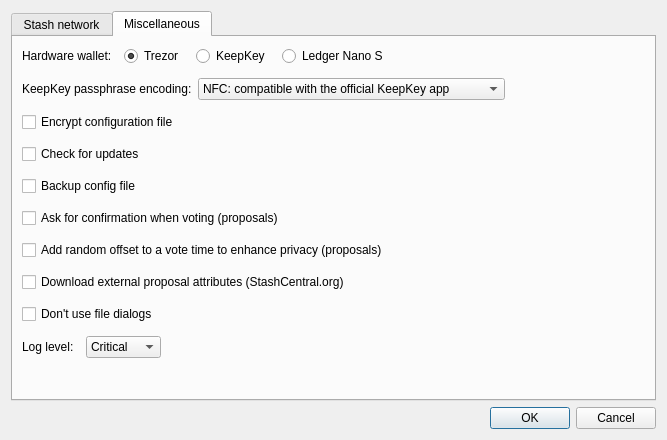
<?xml version="1.0" encoding="UTF-8"?>
<ui version="4.0">
 <class>ConfigDlg</class>
 <widget class="QDialog" name="ConfigDlg">
  <property name="windowModality">
   <enum>Qt::NonModal</enum>
  </property>
  <property name="geometry">
   <rect>
    <x>0</x>
    <y>0</y>
    <width>667</width>
    <height>440</height>
   </rect>
  </property>
  <property name="windowTitle">
   <string>Dialog</string>
  </property>
  <property name="modal">
   <bool>false</bool>
  </property>
  <layout class="QVBoxLayout" name="verticalLayout">
   <property name="spacing">
    <number>6</number>
   </property>
   <property name="sizeConstraint">
    <enum>QLayout::SetDefaultConstraint</enum>
   </property>
   <item>
    <widget class="QTabWidget" name="tabWidget">
     <property name="tabShape">
      <enum>QTabWidget::Rounded</enum>
     </property>
     <property name="currentIndex">
      <number>1</number>
     </property>
     <widget class="QWidget" name="tabStashd">
      <attribute name="title">
       <string>Stash network</string>
      </attribute>
      <layout class="QVBoxLayout" name="verticalLayout_3">
       <property name="spacing">
        <number>3</number>
       </property>
       <property name="leftMargin">
        <number>3</number>
       </property>
       <property name="topMargin">
        <number>3</number>
       </property>
       <property name="rightMargin">
        <number>3</number>
       </property>
       <property name="bottomMargin">
        <number>3</number>
       </property>
       <item>
        <layout class="QHBoxLayout" name="horizontalLayout_3">
         <item>
          <widget class="QLabel" name="label_2">
           <property name="text">
            <string>Stash network:</string>
           </property>
          </widget>
         </item>
         <item>
          <widget class="QComboBox" name="cboStashNetwork">
           <item>
            <property name="text">
             <string>MAINNET</string>
            </property>
           </item>
           <item>
            <property name="text">
             <string>TESTNET</string>
            </property>
           </item>
          </widget>
         </item>
         <item>
          <spacer name="horizontalSpacer_5">
           <property name="orientation">
            <enum>Qt::Horizontal</enum>
           </property>
           <property name="sizeHint" stdset="0">
            <size>
             <width>40</width>
             <height>20</height>
            </size>
           </property>
          </spacer>
         </item>
        </layout>
       </item>
       <item>
        <widget class="QFrame" name="frame_2">
         <property name="frameShape">
          <enum>QFrame::StyledPanel</enum>
         </property>
         <property name="frameShadow">
          <enum>QFrame::Raised</enum>
         </property>
         <layout class="QVBoxLayout" name="verticalLayout_6">
          <item>
           <widget class="QSplitter" name="splitter">
            <property name="orientation">
             <enum>Qt::Horizontal</enum>
            </property>
            <property name="opaqueResize">
             <bool>true</bool>
            </property>
            <property name="childrenCollapsible">
             <bool>true</bool>
            </property>
            <widget class="QWidget" name="layoutWidget">
             <layout class="QVBoxLayout" name="layoutConnList" stretch="0,0,0">
              <property name="spacing">
               <number>2</number>
              </property>
              <item>
               <widget class="QFrame" name="frame">
                <property name="frameShape">
                 <enum>QFrame::NoFrame</enum>
                </property>
                <property name="frameShadow">
                 <enum>QFrame::Raised</enum>
                </property>
                <layout class="QHBoxLayout" name="horizontalLayout">
                 <property name="spacing">
                  <number>1</number>
                 </property>
                 <property name="leftMargin">
                  <number>0</number>
                 </property>
                 <property name="topMargin">
                  <number>0</number>
                 </property>
                 <property name="rightMargin">
                  <number>0</number>
                 </property>
                 <property name="bottomMargin">
                  <number>2</number>
                 </property>
                 <item>
                  <widget class="QToolButton" name="btnNewConn">
                   <property name="minimumSize">
                    <size>
                     <width>26</width>
                     <height>26</height>
                    </size>
                   </property>
                   <property name="toolTip">
                    <string>Add New Connection</string>
                   </property>
                   <property name="text">
                    <string/>
                   </property>
                  </widget>
                 </item>
                 <item>
                  <widget class="QToolButton" name="btnDeleteConn">
                   <property name="minimumSize">
                    <size>
                     <width>26</width>
                     <height>26</height>
                    </size>
                   </property>
                   <property name="toolTip">
                    <string>Delete Current Connection</string>
                   </property>
                   <property name="text">
                    <string/>
                   </property>
                  </widget>
                 </item>
                 <item>
                  <widget class="QToolButton" name="btnMoveUpConn">
                   <property name="minimumSize">
                    <size>
                     <width>26</width>
                     <height>26</height>
                    </size>
                   </property>
                   <property name="toolTip">
                    <string>Move Up Current Connection</string>
                   </property>
                   <property name="text">
                    <string/>
                   </property>
                  </widget>
                 </item>
                 <item>
                  <widget class="QToolButton" name="btnMoveDownConn">
                   <property name="minimumSize">
                    <size>
                     <width>26</width>
                     <height>26</height>
                    </size>
                   </property>
                   <property name="toolTip">
                    <string>Move Down Current Connection</string>
                   </property>
                   <property name="text">
                    <string/>
                   </property>
                  </widget>
                 </item>
                 <item>
                  <widget class="QToolButton" name="btnRestoreDefault">
                   <property name="minimumSize">
                    <size>
                     <width>26</width>
                     <height>26</height>
                    </size>
                   </property>
                   <property name="toolTip">
                    <string>Restore Default Connections</string>
                   </property>
                   <property name="text">
                    <string/>
                   </property>
                  </widget>
                 </item>
                 <item>
                  <spacer name="horizontalSpacer">
                   <property name="orientation">
                    <enum>Qt::Horizontal</enum>
                   </property>
                   <property name="sizeHint" stdset="0">
                    <size>
                     <width>40</width>
                     <height>20</height>
                    </size>
                   </property>
                  </spacer>
                 </item>
                </layout>
               </widget>
              </item>
              <item>
               <widget class="QLabel" name="label">
                <property name="text">
                 <string>Connections:</string>
                </property>
               </widget>
              </item>
              <item>
               <widget class="QListWidget" name="lstConns">
                <property name="sizePolicy">
                 <sizepolicy hsizetype="Preferred" vsizetype="Expanding">
                  <horstretch>0</horstretch>
                  <verstretch>0</verstretch>
                 </sizepolicy>
                </property>
                <property name="baseSize">
                 <size>
                  <width>150</width>
                  <height>0</height>
                 </size>
                </property>
                <property name="frameShape">
                 <enum>QFrame::StyledPanel</enum>
                </property>
                <property name="selectionMode">
                 <enum>QAbstractItemView::ExtendedSelection</enum>
                </property>
               </widget>
              </item>
             </layout>
            </widget>
            <widget class="QFrame" name="detailsFrame">
             <property name="sizePolicy">
              <sizepolicy hsizetype="Expanding" vsizetype="Preferred">
               <horstretch>0</horstretch>
               <verstretch>0</verstretch>
              </sizepolicy>
             </property>
             <property name="frameShape">
              <enum>QFrame::StyledPanel</enum>
             </property>
             <property name="midLineWidth">
              <number>0</number>
             </property>
             <layout class="QVBoxLayout" name="verticalLayout_4">
              <property name="topMargin">
               <number>12</number>
              </property>
             </layout>
            </widget>
           </widget>
          </item>
          <item>
           <layout class="QVBoxLayout" name="verticalLayout_5">
            <property name="sizeConstraint">
             <enum>QLayout::SetDefaultConstraint</enum>
            </property>
            <item>
             <widget class="QCheckBox" name="chbRandomConn">
              <property name="toolTip">
               <string>Pick random connection to distribute clients' load over multiple nodes.</string>
              </property>
              <property name="text">
               <string>Pick random connection</string>
              </property>
             </widget>
            </item>
           </layout>
          </item>
         </layout>
        </widget>
       </item>
      </layout>
     </widget>
     <widget class="QWidget" name="tabMisc">
      <attribute name="title">
       <string>Miscellaneous</string>
      </attribute>
      <layout class="QVBoxLayout" name="verticalLayout_2">
       <property name="spacing">
        <number>12</number>
       </property>
       <item>
        <layout class="QHBoxLayout" name="layHardwareWallet">
         <item>
          <widget class="QLabel" name="label_3">
           <property name="text">
            <string>Hardware wallet:</string>
           </property>
           <property name="alignment">
            <set>Qt::AlignLeading|Qt::AlignLeft|Qt::AlignVCenter</set>
           </property>
           <property name="margin">
            <number>0</number>
           </property>
          </widget>
         </item>
         <item>
          <widget class="QRadioButton" name="chbHwTrezor">
           <property name="minimumSize">
            <size>
             <width>60</width>
             <height>0</height>
            </size>
           </property>
           <property name="maximumSize">
            <size>
             <width>16777215</width>
             <height>16777215</height>
            </size>
           </property>
           <property name="text">
            <string>Trezor</string>
           </property>
           <property name="checked">
            <bool>true</bool>
           </property>
          </widget>
         </item>
         <item>
          <widget class="QRadioButton" name="chbHwKeepKey">
           <property name="minimumSize">
            <size>
             <width>70</width>
             <height>0</height>
            </size>
           </property>
           <property name="maximumSize">
            <size>
             <width>16777215</width>
             <height>16777215</height>
            </size>
           </property>
           <property name="text">
            <string>KeepKey</string>
           </property>
          </widget>
         </item>
         <item>
          <widget class="QRadioButton" name="chbHwLedgerNanoS">
           <property name="text">
            <string>Ledger Nano S</string>
           </property>
          </widget>
         </item>
         <item>
          <spacer name="horizontalSpacer_2">
           <property name="orientation">
            <enum>Qt::Horizontal</enum>
           </property>
           <property name="sizeHint" stdset="0">
            <size>
             <width>40</width>
             <height>20</height>
            </size>
           </property>
          </spacer>
         </item>
        </layout>
       </item>
       <item>
        <widget class="QWidget" name="wdgKeepkeyPassEncoding" native="true">
         <layout class="QHBoxLayout" name="horizontalLayout_2">
          <property name="leftMargin">
           <number>0</number>
          </property>
          <property name="topMargin">
           <number>0</number>
          </property>
          <property name="rightMargin">
           <number>0</number>
          </property>
          <property name="bottomMargin">
           <number>0</number>
          </property>
          <item>
           <widget class="QLabel" name="lblKeepkeyPassEncoding">
            <property name="text">
             <string>KeepKey passphrase encoding:</string>
            </property>
            <property name="openExternalLinks">
             <bool>true</bool>
            </property>
           </widget>
          </item>
          <item>
           <widget class="QComboBox" name="cboKeepkeyPassEncoding">
            <property name="sizePolicy">
             <sizepolicy hsizetype="Preferred" vsizetype="Fixed">
              <horstretch>0</horstretch>
              <verstretch>0</verstretch>
             </sizepolicy>
            </property>
            <item>
             <property name="text">
              <string>NFC: compatible with the official KeepKey app</string>
             </property>
            </item>
            <item>
             <property name="text">
              <string>NFKD: compatible with BIP-39 standard and Trezor</string>
             </property>
            </item>
           </widget>
          </item>
          <item>
           <spacer name="horizontalSpacer_4">
            <property name="orientation">
             <enum>Qt::Horizontal</enum>
            </property>
            <property name="sizeHint" stdset="0">
             <size>
              <width>40</width>
              <height>20</height>
             </size>
            </property>
           </spacer>
          </item>
         </layout>
        </widget>
       </item>
       <item>
        <widget class="QCheckBox" name="chbEncryptConfigFile">
         <property name="toolTip">
          <string>&lt;html&gt;&lt;head/&gt;&lt;body&gt;&lt;p&gt;Encrypts configuration file with hardware wallet. &lt;/p&gt;&lt;p&gt;You will need your hardware wallet connected to open the file.&lt;/p&gt;&lt;/body&gt;&lt;/html&gt;</string>
         </property>
         <property name="text">
          <string>Encrypt configuration file</string>
         </property>
        </widget>
       </item>
       <item>
        <widget class="QCheckBox" name="chbCheckForUpdates">
         <property name="text">
          <string>Check for updates</string>
         </property>
        </widget>
       </item>
       <item>
        <widget class="QCheckBox" name="chbBackupConfigFile">
         <property name="toolTip">
          <string>If checked, old config file will be saved when changing configuration</string>
         </property>
         <property name="text">
          <string>Backup config file</string>
         </property>
        </widget>
       </item>
       <item>
        <widget class="QCheckBox" name="chbConfirmWhenVoting">
         <property name="text">
          <string>Ask for confirmation when voting (proposals)</string>
         </property>
        </widget>
       </item>
       <item>
        <widget class="QCheckBox" name="chbAddRandomOffsetToVotingTime">
         <property name="text">
          <string>Add random offset to a vote time to enhance privacy (proposals)</string>
         </property>
        </widget>
       </item>
       <item>
        <widget class="QCheckBox" name="chbDownloadProposalExternalData">
         <property name="text">
          <string>Download external proposal attributes (StashCentral.org)</string>
         </property>
        </widget>
       </item>
       <item>
        <widget class="QCheckBox" name="chbDontUseFileDialogs">
         <property name="toolTip">
          <string/>
         </property>
         <property name="text">
          <string>Don't use file dialogs</string>
         </property>
        </widget>
       </item>
       <item>
        <layout class="QHBoxLayout" name="hlLogLevel">
         <item>
          <widget class="QLabel" name="lblLogLevel">
           <property name="text">
            <string>Log level:</string>
           </property>
          </widget>
         </item>
         <item>
          <widget class="QComboBox" name="cboLogLevel">
           <item>
            <property name="text">
             <string>Critical</string>
            </property>
           </item>
           <item>
            <property name="text">
             <string>Error</string>
            </property>
           </item>
           <item>
            <property name="text">
             <string>Warning</string>
            </property>
           </item>
           <item>
            <property name="text">
             <string>Info</string>
            </property>
           </item>
           <item>
            <property name="text">
             <string>Debug</string>
            </property>
           </item>
          </widget>
         </item>
         <item>
          <spacer name="horizontalSpacer_3">
           <property name="orientation">
            <enum>Qt::Horizontal</enum>
           </property>
           <property name="sizeHint" stdset="0">
            <size>
             <width>40</width>
             <height>20</height>
            </size>
           </property>
          </spacer>
         </item>
        </layout>
       </item>
       <item>
        <spacer name="verticalSpacer">
         <property name="orientation">
          <enum>Qt::Vertical</enum>
         </property>
         <property name="sizeHint" stdset="0">
          <size>
           <width>20</width>
           <height>40</height>
          </size>
         </property>
        </spacer>
       </item>
      </layout>
     </widget>
    </widget>
   </item>
   <item>
    <widget class="QDialogButtonBox" name="buttonBox">
     <property name="orientation">
      <enum>Qt::Horizontal</enum>
     </property>
     <property name="standardButtons">
      <set>QDialogButtonBox::Cancel|QDialogButtonBox::Ok</set>
     </property>
    </widget>
   </item>
  </layout>
 </widget>
 <resources/>
 <connections>
  <connection>
   <sender>buttonBox</sender>
   <signal>accepted()</signal>
   <receiver>ConfigDlg</receiver>
   <slot>accept()</slot>
   <hints>
    <hint type="sourcelabel">
     <x>248</x>
     <y>254</y>
    </hint>
    <hint type="destinationlabel">
     <x>157</x>
     <y>274</y>
    </hint>
   </hints>
  </connection>
  <connection>
   <sender>buttonBox</sender>
   <signal>rejected()</signal>
   <receiver>ConfigDlg</receiver>
   <slot>reject()</slot>
   <hints>
    <hint type="sourcelabel">
     <x>316</x>
     <y>260</y>
    </hint>
    <hint type="destinationlabel">
     <x>286</x>
     <y>274</y>
    </hint>
   </hints>
  </connection>
 </connections>
</ui>
